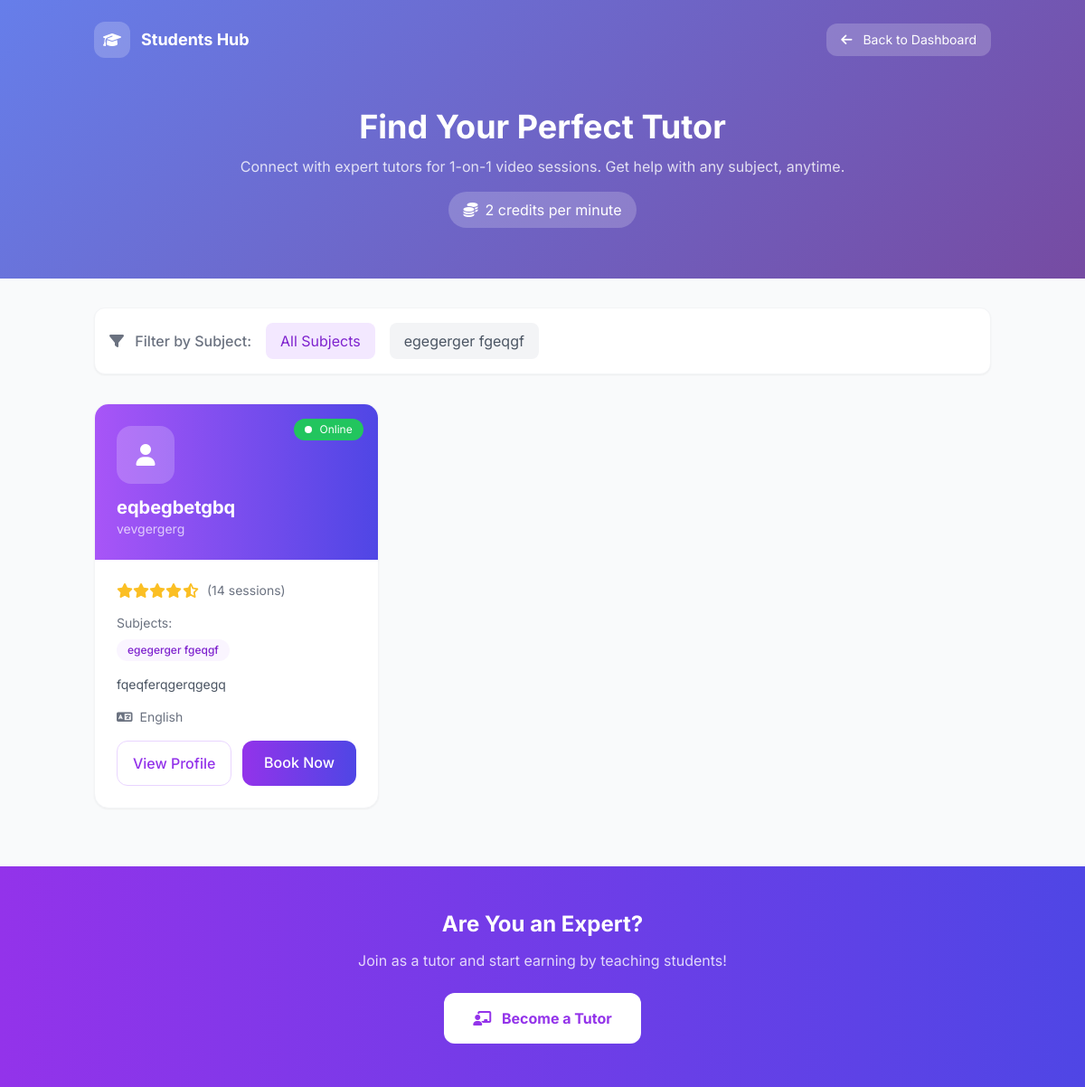
The app's page /tutoring/browse with its own data.
### models.py (models this page shows)
class Tutor(db.Model):
    id = db.Column(db.Integer, primary_key=True)
    email = db.Column(db.String(150), unique=True, nullable=False)
    password = db.Column(db.String(255), nullable=False)
    full_name = db.Column(db.String(150), nullable=False)
    phone = db.Column(db.String(20), nullable=False)
    display_name = db.Column(db.String(100), nullable=False)  # Anonymous name
    bio = db.Column(db.Text, nullable=True)
    profile_image = db.Column(db.String(500), nullable=True)
    qualification = db.Column(db.String(200), nullable=False)  # e.g., "B.Tech Computer Science"
    experience_years = db.Column(db.Integer, default=0)
    college = db.Column(db.String(200), nullable=True)
    id_proof_path = db.Column(db.String(500), nullable=True)  # Uploaded ID for verification
    subjects = db.Column(db.String(500), nullable=False)  # Comma-separated: "Math,Physics,Chemistry"
    languages = db.Column(db.String(200), default="English")  # Languages they can teach in
    is_approved = db.Column(db.Boolean, default=False)  # Requires admin approval
    is_available = db.Column(db.Boolean, default=False)  # Online/offline toggle
    is_active = db.Column(db.Boolean, default=True)  # Account active
    rating = db.Column(db.Float, default=5.0)
    total_sessions = db.Column(db.Integer, default=0)
    total_minutes = db.Column(db.Integer, default=0)
    total_earnings = db.Column(db.Integer, default=0)  # In credits
    created_at = db.Column(db.DateTime, default=datetime.utcnow)
    approved_at = db.Column(db.DateTime, nullable=True)
    last_online = db.Column(db.DateTime, nullable=True)
    sessions = db.relationship('TutoringSession', backref='tutor', lazy=True)

### tutoring.py (the view)
@tutoring_bp.route('/browse')
def browse_tutors():
    subject_filter = request.args.get('subject', '')
    query = Tutor.query.filter_by(is_approved=True, is_active=True)
    if subject_filter:
        query = query.filter(Tutor.subjects.ilike(f'%{subject_filter}%'))
    tutors = query.order_by(Tutor.rating.desc()).all()
    all_subjects = set()
    for t in Tutor.query.filter_by(is_approved=True).all():
        for s in t.subjects.split(','):
            all_subjects.add(s.strip())
    return render_template('tutoring/browse.html',
                         tutors=tutors,
                         subjects=sorted(all_subjects),
                         current_filter=subject_filter,
                         rate_per_minute=RATE_PER_MINUTE)

### templates/tutoring/browse.html (shortened to what this page needs)
<!DOCTYPE html>
<html lang="en">
<head>
    <script src="https://cdn.tailwindcss.com"></script>
    <link rel="stylesheet" href="https://cdnjs.cloudflare.com/ajax/libs/font-awesome/6.4.0/css/all.min.css">
</head>
<body class="bg-gray-50 min-h-screen">
    <header class="gradient-header text-white">
        <div class="container mx-auto px-4 py-6">
            <div class="flex items-center justify-between mb-6">
                <a href="/" class="flex items-center gap-3">
                    <div class="w-10 h-10 bg-white/20 rounded-xl flex items-center justify-center">
                        <i class="fa-solid fa-graduation-cap"></i>
                    </div>
                    <span class="font-bold text-lg">Students Hub</span>
                </a>
                <a href="/dashboard" class="px-4 py-2 bg-white/20 rounded-xl hover:bg-white/30 transition-all text-sm">
                    <i class="fa-solid fa-arrow-left mr-2"></i> Back to Dashboard
                </a>
            </div>
            <div class="text-center py-8">
                <h1 class="text-4xl font-bold mb-3">Find Your Perfect Tutor</h1>
                <p class="text-white/80 max-w-2xl mx-auto">
                    Connect with expert tutors for 1-on-1 video sessions. Get help with any subject, anytime.
                </p>
                <div class="mt-4 inline-flex items-center gap-2 bg-white/20 px-4 py-2 rounded-full">
                    <i class="fa-solid fa-coins"></i>
                    <span>{{ rate_per_minute }} credits per minute</span>
                </div>
            </div>
        </div>
    </header>
    <main class="container mx-auto px-4 py-8">
        <div class="bg-white rounded-xl border border-gray-100 shadow-sm p-4 mb-8">
            <div class="flex flex-wrap items-center gap-4">
                <span class="text-gray-500 font-medium">
                    <i class="fa-solid fa-filter mr-2"></i> Filter by Subject:
                </span>
                <a href="{{ url_for('tutoring.browse_tutors') }}"
                    class="px-4 py-2 rounded-lg {% if not current_filter %}bg-purple-100 text-purple-700{% else %}bg-gray-100 text-gray-600 hover:bg-gray-200{% endif %} transition-all">
                    All Subjects
                </a>
                {% for subject in subjects %}
                <a href="{{ url_for('tutoring.browse_tutors', subject=subject) }}"
                    class="px-4 py-2 rounded-lg {% if current_filter == subject %}bg-purple-100 text-purple-700{% else %}bg-gray-100 text-gray-600 hover:bg-gray-200{% endif %} transition-all">
                    {{ subject }}
                </a>
                {% endfor %}
            </div>
        </div>
        {% if tutors %}
        <div class="grid md:grid-cols-2 lg:grid-cols-3 gap-6">
            {% for tutor in tutors %}
            <div class="tutor-card bg-white rounded-2xl border border-gray-100 shadow-sm overflow-hidden">
                <div class="bg-gradient-to-r from-purple-500 to-indigo-600 p-6 text-white relative">
                    {% if tutor.is_available %}
                    <div
                        class="absolute top-4 right-4 flex items-center gap-2 bg-green-500 px-3 py-1 rounded-full text-xs">
                        <span class="w-2 h-2 bg-white rounded-full online-dot"></span>
                        Online
                    </div>
                    {% endif %}
                    <div class="w-16 h-16 bg-white/20 rounded-2xl flex items-center justify-center text-2xl mb-3">
                        {% if tutor.profile_image %}
                        <img src="{{ tutor.profile_image }}" alt="" class="w-full h-full object-cover rounded-2xl">
                        {% else %}
                        <i class="fa-solid fa-user"></i>
                        {% endif %}
                    </div>
                    <h3 class="text-xl font-bold">{{ tutor.display_name }}</h3>
                    <p class="text-white/70 text-sm">{{ tutor.qualification }}</p>
                </div>
                <div class="p-6">
                    <div class="flex items-center gap-2 mb-4">
                        <div class="flex text-amber-400">
                            {% for i in range(5) %}
                            {% if i < tutor.rating|int %} <i class="fa-solid fa-star"></i>
                                {% elif i < tutor.rating %} <i class="fa-solid fa-star-half-stroke"></i>
                                    {% else %}
                                    <i class="fa-regular fa-star"></i>
                                    {% endif %}
                                    {% endfor %}
                        </div>
                        <span class="text-gray-500 text-sm">({{ tutor.total_sessions }} sessions)</span>
                    </div>
                    <div class="mb-4">
                        <p class="text-gray-500 text-sm mb-2">Subjects:</p>
                        <div class="flex flex-wrap gap-2">
                            {% for subject in tutor.subjects.split(',')[:3] %}
                            <span class="px-3 py-1 bg-purple-50 text-purple-700 rounded-full text-xs font-medium">
                                {{ subject.strip() }}
                            </span>
                            {% endfor %}
                        </div>
                    </div>
                    {% if tutor.bio %}
                    <p class="text-gray-600 text-sm mb-4 line-clamp-2">
                        {{ tutor.bio[:100] }}{% if tutor.bio|length > 100 %}...{% endif %}
                    </p>
                    {% endif %}
                    <div class="flex items-center gap-2 text-gray-500 text-sm mb-4">
                        <i class="fa-solid fa-language"></i>
                        <span>{{ tutor.languages }}</span>
                    </div>
                    <div class="flex gap-3">
                        <a href="{{ url_for('tutoring.tutor_profile', tutor_id=tutor.id) }}"
                            class="flex-1 py-3 text-center border border-purple-200 text-purple-600 font-medium rounded-xl hover:bg-purple-50 transition-all">
                            View Profile
                        </a>
                        {% if tutor.is_available %}
                        <a href="{{ url_for('tutoring.tutor_profile', tutor_id=tutor.id) }}#book"
                            class="flex-1 py-3 text-center bg-gradient-to-r from-purple-600 to-indigo-600 text-white font-medium rounded-xl hover:from-purple-700 hover:to-indigo-700 transition-all">
                            Book Now
                        </a>
                        {% else %}
                        <button disabled
                            class="flex-1 py-3 text-center bg-gray-200 text-gray-500 font-medium rounded-xl cursor-not-allowed">
                            Offline
                        </button>
                        {% endif %}
                    </div>
                </div>
            </div>
            {% endfor %}
        </div>
        {% endif %}
    </main>
    <section class="bg-gradient-to-r from-purple-600 to-indigo-600 text-white py-12 mt-8">
        <div class="container mx-auto px-4 text-center">
            <h2 class="text-2xl font-bold mb-3">Are You an Expert?</h2>
            <p class="text-white/80 mb-6">Join as a tutor and start earning by teaching students!</p>
            <a href="{{ url_for('tutoring.tutor_register') }}"
                class="inline-block px-8 py-4 bg-white text-purple-600 font-bold rounded-xl hover:bg-gray-100 transition-all">
                <i class="fa-solid fa-chalkboard-user mr-2"></i> Become a Tutor
            </a>
        </div>
    </section>
</body>
</html>

### templates/tutoring/browse.html (style rules this page uses)
body { font-family: 'Inter', sans-serif; }
.gradient-header { background: linear-gradient(135deg, #667eea 0%, #764ba2 100%); }
.tutor-card { transition: all 0.3s ease; }
.online-dot { animation: pulse 2s infinite; }

### records on screen
Tutor: subjects "egegerger fgeqgf", is_available True (drawn), display_name "eqbegbetgbq", qualification "vevgergerg", total_sessions "14", strip "egegerger fgeqgf", bio "fqeqferqgerqgegq", languages "English"

### other values on screen
{{ rate_per_minute }} "2"
